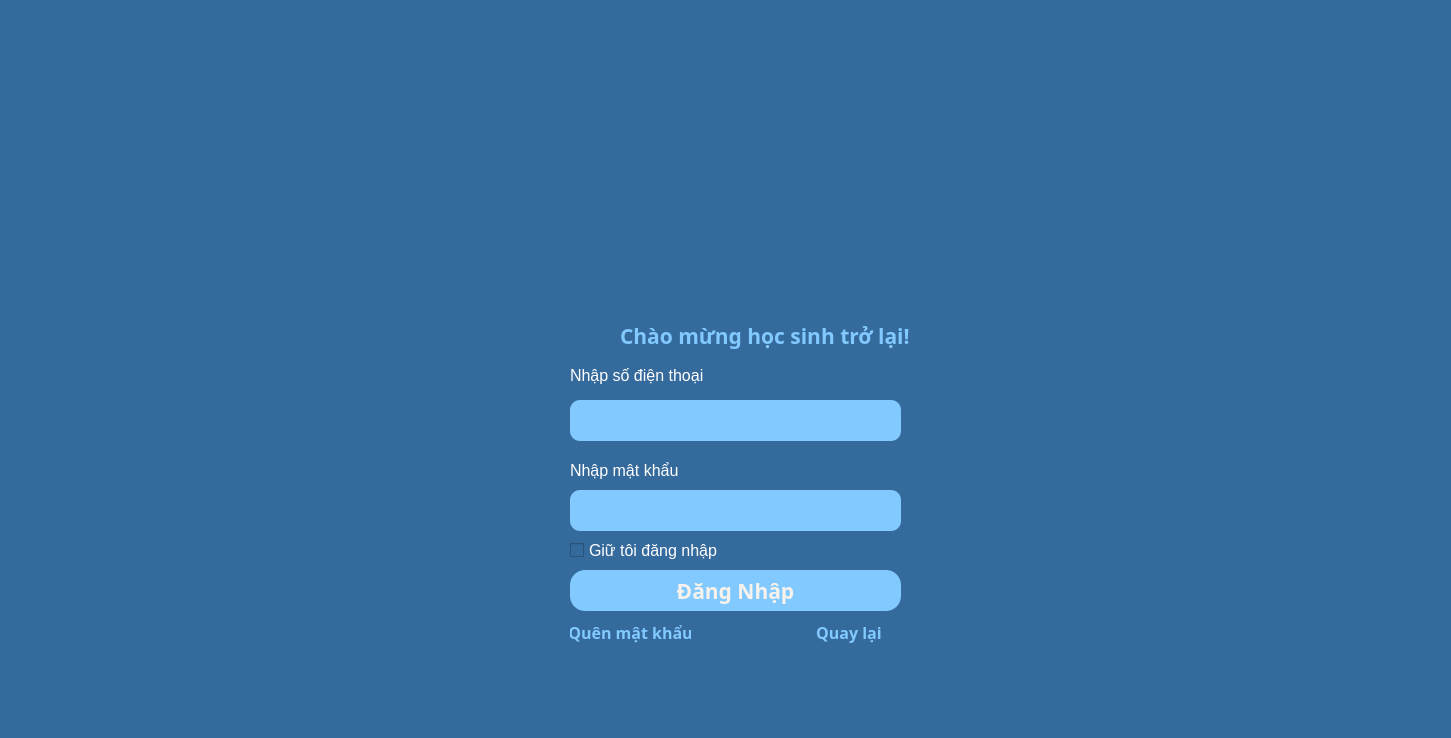
<?xml version="1.0" encoding="UTF-8"?>
<ui version="4.0">
 <class>MainWindow</class>
 <widget class="QMainWindow" name="MainWindow">
  <property name="geometry">
   <rect>
    <x>0</x>
    <y>0</y>
    <width>1451</width>
    <height>738</height>
   </rect>
  </property>
  <property name="windowTitle">
   <string>MainWindow</string>
  </property>
  <property name="styleSheet">
   <string notr="true">background-color: #356a9c;
font: 75 12pt &quot;MS Shell Dlg 2&quot;;
color: white;</string>
  </property>
  <widget class="QWidget" name="centralwidget">
   <widget class="QCheckBox" name="checkBox">
    <property name="geometry">
     <rect>
      <x>570</x>
      <y>540</y>
      <width>191</width>
      <height>20</height>
     </rect>
    </property>
    <property name="font">
     <font>
      <family>MS Shell Dlg 2</family>
      <pointsize>12</pointsize>
      <weight>9</weight>
      <italic>false</italic>
      <bold>false</bold>
     </font>
    </property>
    <property name="text">
     <string>Giữ tôi đăng nhập</string>
    </property>
   </widget>
   <widget class="QWidget" name="Login" native="true">
    <property name="geometry">
     <rect>
      <x>580</x>
      <y>100</y>
      <width>321</width>
      <height>121</height>
     </rect>
    </property>
    <layout class="QVBoxLayout" name="verticalLayout"/>
   </widget>
   <widget class="QLineEdit" name="pass_HS">
    <property name="geometry">
     <rect>
      <x>570</x>
      <y>490</y>
      <width>331</width>
      <height>41</height>
     </rect>
    </property>
    <property name="font">
     <font>
      <family>MS Shell Dlg 2</family>
      <pointsize>12</pointsize>
      <weight>9</weight>
      <italic>false</italic>
      <bold>false</bold>
     </font>
    </property>
    <property name="styleSheet">
     <string notr="true">background-color:rgb(129, 201, 255);
color: #F8F2EC;
border-style: solid;
border-radius: 10px;</string>
    </property>
    <property name="echoMode">
     <enum>QLineEdit::Password</enum>
    </property>
   </widget>
   <widget class="QLabel" name="label_5">
    <property name="geometry">
     <rect>
      <x>570</x>
      <y>460</y>
      <width>171</width>
      <height>21</height>
     </rect>
    </property>
    <property name="font">
     <font>
      <family>MS Shell Dlg 2</family>
      <pointsize>12</pointsize>
      <weight>9</weight>
      <italic>false</italic>
      <bold>false</bold>
     </font>
    </property>
    <property name="styleSheet">
     <string notr="true"/>
    </property>
    <property name="text">
     <string>Nhập mật khẩu</string>
    </property>
   </widget>
   <widget class="QLabel" name="label_4">
    <property name="geometry">
     <rect>
      <x>570</x>
      <y>360</y>
      <width>171</width>
      <height>31</height>
     </rect>
    </property>
    <property name="font">
     <font>
      <family>MS Shell Dlg 2</family>
      <pointsize>12</pointsize>
      <weight>9</weight>
      <italic>false</italic>
      <bold>false</bold>
     </font>
    </property>
    <property name="styleSheet">
     <string notr="true"/>
    </property>
    <property name="text">
     <string>Nhập số điện thoại</string>
    </property>
   </widget>
   <widget class="QLineEdit" name="Phone_HS">
    <property name="geometry">
     <rect>
      <x>570</x>
      <y>400</y>
      <width>331</width>
      <height>41</height>
     </rect>
    </property>
    <property name="font">
     <font>
      <family>MS Shell Dlg 2</family>
      <pointsize>12</pointsize>
      <weight>9</weight>
      <italic>false</italic>
      <bold>false</bold>
     </font>
    </property>
    <property name="styleSheet">
     <string notr="true">background-color:rgb(129, 201, 255);
color: #F8F2EC;
border-style: solid;
border-radius: 10px;</string>
    </property>
   </widget>
   <widget class="QLabel" name="label_3">
    <property name="geometry">
     <rect>
      <x>620</x>
      <y>320</y>
      <width>291</width>
      <height>31</height>
     </rect>
    </property>
    <property name="font">
     <font>
      <family>Bahnschrift</family>
      <pointsize>16</pointsize>
      <weight>75</weight>
      <italic>false</italic>
      <bold>true</bold>
     </font>
    </property>
    <property name="styleSheet">
     <string notr="true">font: 600 16pt &quot;Bahnschrift&quot;;
background-color:none;
color:rgb(129, 201, 255);</string>
    </property>
    <property name="text">
     <string>Chào mừng học sinh trở lại!</string>
    </property>
   </widget>
   <widget class="QPushButton" name="HocSinhLogin_btn">
    <property name="geometry">
     <rect>
      <x>570</x>
      <y>570</y>
      <width>331</width>
      <height>41</height>
     </rect>
    </property>
    <property name="font">
     <font>
      <family>Bahnschrift</family>
      <pointsize>16</pointsize>
      <weight>75</weight>
      <italic>false</italic>
      <bold>true</bold>
     </font>
    </property>
    <property name="cursor">
     <cursorShape>PointingHandCursor</cursorShape>
    </property>
    <property name="styleSheet">
     <string notr="true">border-radius: 15px;
font: 600 16pt &quot;Bahnschrift&quot;;
background-color:rgb(129, 201, 255);
color: #F8F2EC;</string>
    </property>
    <property name="text">
     <string>Đăng Nhập</string>
    </property>
   </widget>
   <widget class="QLabel" name="label">
    <property name="geometry">
     <rect>
      <x>610</x>
      <y>80</y>
      <width>241</width>
      <height>231</height>
     </rect>
    </property>
    <property name="text">
     <string/>
    </property>
    <property name="pixmap">
     <pixmap>icons/user-st.png</pixmap>
    </property>
    <property name="scaledContents">
     <bool>true</bool>
    </property>
   </widget>
   <widget class="QPushButton" name="forgo_pass_hs">
    <property name="geometry">
     <rect>
      <x>570</x>
      <y>620</y>
      <width>121</width>
      <height>25</height>
     </rect>
    </property>
    <property name="font">
     <font>
      <family>Bahnschrift</family>
      <pointsize>-1</pointsize>
      <weight>75</weight>
      <italic>false</italic>
      <bold>true</bold>
     </font>
    </property>
    <property name="cursor">
     <cursorShape>PointingHandCursor</cursorShape>
    </property>
    <property name="styleSheet">
     <string notr="true">border-radius: 15px;
font: 600 16pt &quot;Bahnschrift&quot;;
background-color:none;
color: rgb(129, 201, 255);
font-size: 16px;
</string>
    </property>
    <property name="text">
     <string>Quên mật khẩu</string>
    </property>
   </widget>
   <widget class="QPushButton" name="goback_hs_btn">
    <property name="geometry">
     <rect>
      <x>800</x>
      <y>620</y>
      <width>98</width>
      <height>25</height>
     </rect>
    </property>
    <property name="font">
     <font>
      <family>Bahnschrift</family>
      <pointsize>-1</pointsize>
      <weight>75</weight>
      <italic>false</italic>
      <bold>true</bold>
     </font>
    </property>
    <property name="cursor">
     <cursorShape>PointingHandCursor</cursorShape>
    </property>
    <property name="styleSheet">
     <string notr="true">border-radius: 15px;
font: 600 16pt &quot;Bahnschrift&quot;;
background-color:none;
color: rgb(129, 201, 255);
font-size: 16px;
</string>
    </property>
    <property name="text">
     <string>Quay lại</string>
    </property>
   </widget>
  </widget>
 </widget>
 <resources/>
 <connections/>
</ui>
